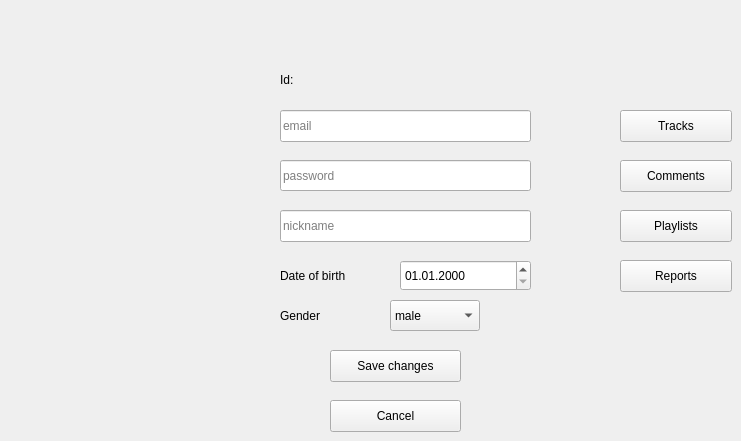
    <widget class="QWidget" name="artistAccDetailsPage">
     <widget class="QDateEdit" name="artistAccDetails_birthDateEdit">
      <property name="geometry">
       <rect>
        <x>400</x>
        <y>260</y>
        <width>131</width>
        <height>31</height>
       </rect>
      </property>
      <property name="displayFormat">
       <string>dd.MM.yyyy</string>
      </property>
     </widget>
     <widget class="QComboBox" name="artistAccDetails_genderComboBox">
      <property name="geometry">
       <rect>
        <x>390</x>
        <y>300</y>
        <width>90</width>
        <height>31</height>
       </rect>
      </property>
      <item>
       <property name="text">
        <string>male</string>
       </property>
      </item>
      <item>
       <property name="text">
        <string>female</string>
       </property>
      </item>
      <item>
       <property name="text">
        <string>other</string>
       </property>
      </item>
     </widget>
     <widget class="QLabel" name="artistAccDetails_label">
      <property name="geometry">
       <rect>
        <x>280</x>
        <y>260</y>
        <width>111</width>
        <height>31</height>
       </rect>
      </property>
      <property name="text">
       <string>Date of birth</string>
      </property>
     </widget>
     <widget class="QLabel" name="artistAccDetails_label_2">
      <property name="geometry">
       <rect>
        <x>280</x>
        <y>300</y>
        <width>71</width>
        <height>31</height>
       </rect>
      </property>
      <property name="text">
       <string>Gender</string>
      </property>
     </widget>
     <widget class="QPushButton" name="artistAccDetails_saveChangesButton">
      <property name="geometry">
       <rect>
        <x>330</x>
        <y>350</y>
        <width>131</width>
        <height>32</height>
       </rect>
      </property>
      <property name="text">
       <string>Save changes</string>
      </property>
     </widget>
     <widget class="QPushButton" name="artistAccDetails_cancelButton">
      <property name="geometry">
       <rect>
        <x>330</x>
        <y>400</y>
        <width>131</width>
        <height>32</height>
       </rect>
      </property>
      <property name="text">
       <string>Cancel</string>
      </property>
     </widget>
     <widget class="QLineEdit" name="artistAccDetails_emailLineEdit">
      <property name="geometry">
       <rect>
        <x>280</x>
        <y>110</y>
        <width>251</width>
        <height>32</height>
       </rect>
      </property>
      <property name="placeholderText">
       <string>email</string>
      </property>
     </widget>
     <widget class="QLineEdit" name="artistAccDetails_passwordLineEdit">
      <property name="geometry">
       <rect>
        <x>280</x>
        <y>160</y>
        <width>251</width>
        <height>31</height>
       </rect>
      </property>
      <property name="echoMode">
       <enum>QLineEdit::Password</enum>
      </property>
      <property name="readOnly">
       <bool>false</bool>
      </property>
      <property name="placeholderText">
       <string>password</string>
      </property>
     </widget>
     <widget class="QLineEdit" name="artistAccDetails_nicknameLineEdit">
      <property name="geometry">
       <rect>
        <x>280</x>
        <y>210</y>
        <width>251</width>
        <height>32</height>
       </rect>
      </property>
      <property name="placeholderText">
       <string>nickname</string>
      </property>
     </widget>
     <widget class="QPushButton" name="artistAccDetails_tracksButton">
      <property name="geometry">
       <rect>
        <x>620</x>
        <y>110</y>
        <width>112</width>
        <height>32</height>
       </rect>
      </property>
      <property name="text">
       <string>Tracks</string>
      </property>
     </widget>
     <widget class="QPushButton" name="artistAccDetails_commentsButton">
      <property name="geometry">
       <rect>
        <x>620</x>
        <y>160</y>
        <width>112</width>
        <height>32</height>
       </rect>
      </property>
      <property name="text">
       <string>Comments</string>
      </property>
     </widget>
     <widget class="QPushButton" name="artistAccDetails_playlistsButton">
      <property name="geometry">
       <rect>
        <x>620</x>
        <y>210</y>
        <width>112</width>
        <height>32</height>
       </rect>
      </property>
      <property name="text">
       <string>Playlists</string>
      </property>
     </widget>
     <widget class="QPushButton" name="artistAccDetails_reportsButton">
      <property name="geometry">
       <rect>
        <x>620</x>
        <y>260</y>
        <width>112</width>
        <height>32</height>
       </rect>
      </property>
      <property name="text">
       <string>Reports</string>
      </property>
     </widget>
     <widget class="QLabel" name="label_4">
      <property name="geometry">
       <rect>
        <x>280</x>
        <y>70</y>
        <width>76</width>
        <height>20</height>
       </rect>
      </property>
      <property name="text">
       <string>Id: </string>
      </property>
     </widget>
     <widget class="QLabel" name="artistAccDetails_idLabel">
      <property name="geometry">
       <rect>
        <x>390</x>
        <y>70</y>
        <width>76</width>
        <height>20</height>
       </rect>
      </property>
      <property name="text">
       <string/>
      </property>
     </widget>
    </widget>
